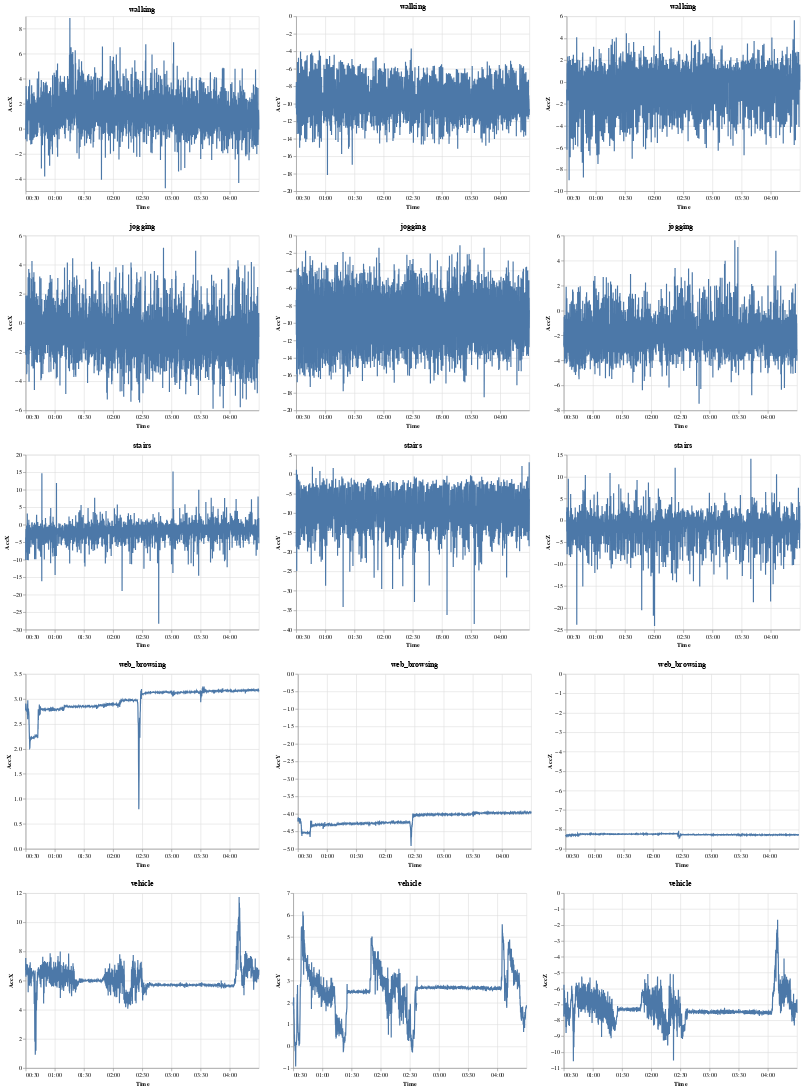

The notebook cell this image was saved under:
### Markdown cell above
### Plot training data

### Code cell
#!pip3 install altair
import altair as alt

all_graphs = {}
fields = ["AccX", "AccY", "AccZ"]

for name, training_df in training_dfs.items():
    graphs = []
    for field in fields:
        temp_chart = alt.Chart(training_df.reset_index(), title=name
            ).mark_line(
            ).encode(
                x=alt.X('abs_time', axis=alt.Axis(format='%M:%S'), title="Time"),
                y=field
            )
        
        graphs.append(temp_chart)
    all_graphs[name] = graphs
           
(all_graphs["walking"][0] | all_graphs["walking"][1] | all_graphs["walking"][2]) &\
    (all_graphs["jogging"][0] | all_graphs["jogging"][1] | all_graphs["jogging"][2]) &\
    (all_graphs["stairs"][0] | all_graphs["stairs"][1] | all_graphs["stairs"][2]) &\
    (all_graphs["web_browsing"][0] | all_graphs["web_browsing"][1] | all_graphs["web_browsing"][2]) &\
    (all_graphs["vehicle"][0] | all_graphs["vehicle"][1] | all_graphs["vehicle"][2])

### Figure 1 — Vega-Lite specification as saved in the notebook (floating-point values rounded to 4 significant figures; data arrays with more than 128 entries replaced by an {"elided": "..."} marker saying what was removed)
{"config": {"view": {"continuousWidth": 400, "continuousHeight": 300}}, "vconcat": [{"hconcat": [{"data": {"name": "data-9b911c32bf9f3e08d46d49b526bcb19e"}, "mark": "line", "encoding": {"x": {"type": "temporal", "axis": {"format": "%M:%S"}, "field": "abs_time", "title": "Time"}, "y": {"type": "quantitative", "field": "AccX"}}, "title": "walking"}, {"data": {"name": "data-9b911c32bf9f3e08d46d49b526bcb19e"}, "mark": "line", "encoding": {"x": {"type": "temporal", "axis": {"format": "%M:%S"}, "field": "abs_time", "title": "Time"}, "y": {"type": "quantitative", "field": "AccY"}}, "title": "walking"}, {"data": {"name": "data-9b911c32bf9f3e08d46d49b526bcb19e"}, "mark": "line", "encoding": {"x": {"type": "temporal", "axis": {"format": "%M:%S"}, "field": "abs_time", "title": "Time"}, "y": {"type": "quantitative", "field": "AccZ"}}, "title": "walking"}]}, {"hconcat": [{"data": {"name": "data-0536b72d29c2d420db16e0ee95663ff9"}, "mark": "line", "encoding": {"x": {"type": "temporal", "axis": {"format": "%M:%S"}, "field": "abs_time", "title": "Time"}, "y": {"type": "quantitative", "field": "AccX"}}, "title": "jogging"}, {"data": {"name": "data-0536b72d29c2d420db16e0ee95663ff9"}, "mark": "line", "encoding": {"x": {"type": "temporal", "axis": {"format": "%M:%S"}, "field": "abs_time", "title": "Time"}, "y": {"type": "quantitative", "field": "AccY"}}, "title": "jogging"}, {"data": {"name": "data-0536b72d29c2d420db16e0ee95663ff9"}, "mark": "line", "encoding": {"x": {"type": "temporal", "axis": {"format": "%M:%S"}, "field": "abs_time", "title": "Time"}, "y": {"type": "quantitative", "field": "AccZ"}}, "title": "jogging"}]}, {"hconcat": [{"data": {"name": "data-9722dc6cae2e848c0ea58a1dc0807b4b"}, "mark": "line", "encoding": {"x": {"type": "temporal", "axis": {"format": "%M:%S"}, "field": "abs_time", "title": "Time"}, "y": {"type": "quantitative", "field": "AccX"}}, "title": "stairs"}, {"data": {"name": "data-9722dc6cae2e848c0ea58a1dc0807b4b"}, "mark": "line", "encoding": {"x": {"type": "temporal", "axis": {"format": "%M:%S"}, "field": "abs_time", "title": "Time"}, "y": {"type": "quantitative", "field": "AccY"}}, "title": "stairs"}, {"data": {"name": "data-9722dc6cae2e848c0ea58a1dc0807b4b"}, "mark": "line", "encoding": {"x": {"type": "temporal", "axis": {"format": "%M:%S"}, "field": "abs_time", "title": "Time"}, "y": {"type": "quantitative", "field": "AccZ"}}, "title": "stairs"}]}, {"hconcat": [{"data": {"name": "data-1c81d62ba52395460807ae600848eb1f"}, "mark": "line", "encoding": {"x": {"type": "temporal", "axis": {"format": "%M:%S"}, "field": "abs_time", "title": "Time"}, "y": {"type": "quantitative", "field": "AccX"}}, "title": "web_browsing"}, {"data": {"name": "data-1c81d62ba52395460807ae600848eb1f"}, "mark": "line", "encoding": {"x": {"type": "temporal", "axis": {"format": "%M:%S"}, "field": "abs_time", "title": "Time"}, "y": {"type": "quantitative", "field": "AccY"}}, "title": "web_browsing"}, {"data": {"name": "data-1c81d62ba52395460807ae600848eb1f"}, "mark": "line", "encoding": {"x": {"type": "temporal", "axis": {"format": "%M:%S"}, "field": "abs_time", "title": "Time"}, "y": {"type": "quantitative", "field": "AccZ"}}, "title": "web_browsing"}]}, {"hconcat": [{"data": {"name": "data-57971eeecc4f25d8f68af3c1b278ba0d"}, "mark": "line", "encoding": {"x": {"type": "temporal", "axis": {"format": "%M:%S"}, "field": "abs_time", "title": "Time"}, "y": {"type": "quantitative", "field": "AccX"}}, "title": "vehicle"}, {"data": {"name": "data-57971eeecc4f25d8f68af3c1b278ba0d"}, "mark": "line", "encoding": {"x": {"type": "temporal", "axis": {"format": "%M:%S"}, "field": "abs_time", "title": "Time"}, "y": {"type": "quantitative", "field": "AccY"}}, "title": "vehicle"}, {"data": {"name": "data-57971eeecc4f25d8f68af3c1b278ba0d"}, "mark": "line", "encoding": {"x": {"type": "temporal", "axis": {"format": "%M:%S"}, "field": "abs_time", "title": "Time"}, "y": {"type": "quantitative", "field": "AccZ"}}, "title": "vehicle"}]}], "$schema": "https://vega.github.io/schema/vega-lite/v4.8.1.json", "datasets": {"data-9b911c32bf9f3e08d46d49b526bcb19e": {"elided": "2400 records"}, "data-0536b72d29c2d420db16e0ee95663ff9": {"elided": "2399 records"}, "data-9722dc6cae2e848c0ea58a1dc0807b4b": {"elided": "2400 records"}, "data-1c81d62ba52395460807ae600848eb1f": {"elided": "2400 records"}, "data-57971eeecc4f25d8f68af3c1b278ba0d": {"elided": "2400 records"}}}
